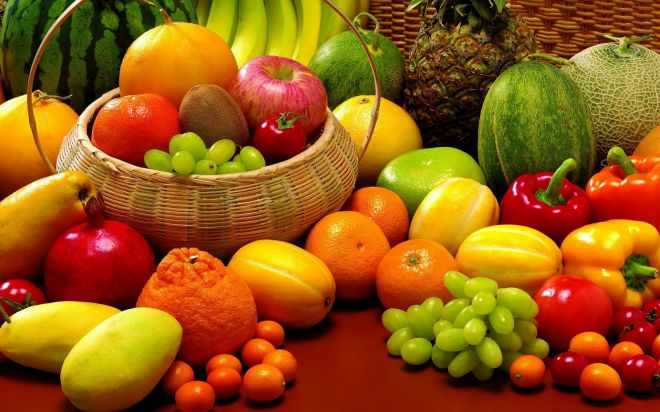
#> input picture Frutas-Verduras.jpg, 660 x 412 px, found by its file name
$ python desafio_guia1.py
#> lines starting #> are read from the running program, lines starting #| are printed output that depends on the picture; after the words box and inside, x2 and y2 are one past the last pixel; in counts of white or black regions, pixels touching at a corner belong together
import cv2
import matplotlib.pyplot as plt

filename = 'Frutas-Verduras.jpg'
imagen = cv2.imread(filename)
#> imagen is the input picture: shape (412, 660, 3); mean B, G, R 18.3, 88.5, 150.4
imagen = cv2.cvtColor(imagen, cv2.COLOR_BGR2RGB)
img_hsv = cv2.cvtColor(imagen, cv2.COLOR_RGB2HSV)
#> img_hsv: shape (412, 660, 3); mean H, S, V 24.7, 227.6, 153.3

# Máscara 1
umbral_bajo = (25, 0, 0)
umbral_alto = (70, 255, 255)
mask = cv2.inRange(img_hsv, umbral_bajo, umbral_alto)
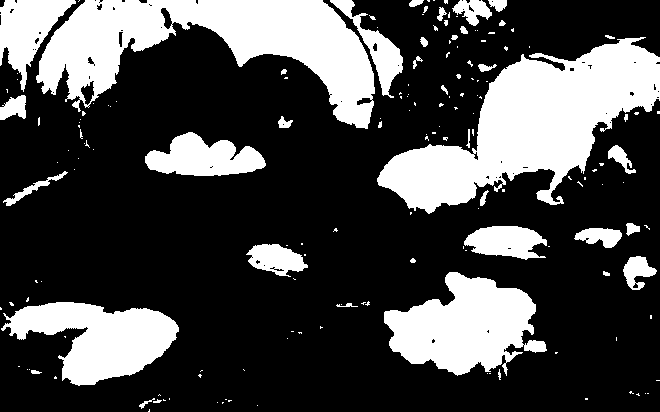
#> mask: shape (412, 660); 28.4% white; 170 white regions (128 under 20 px), largest, box (x1, y1, x2, y2) and area: (377, 37, 660, 214) 22305, (36, 0, 375, 129) 19847, (384, 272, 547, 376) 10149
res = cv2.bitwise_and(imagen, imagen, mask=mask)
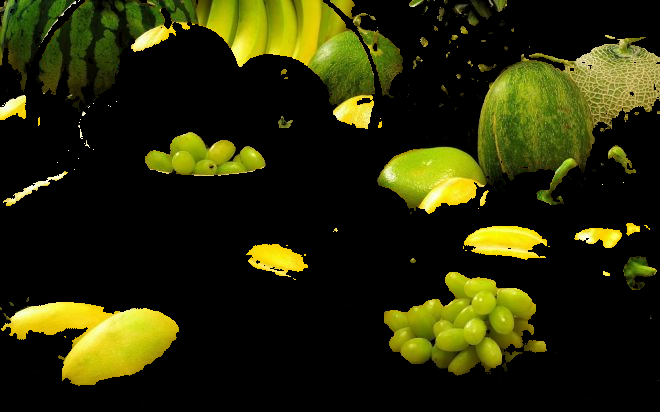
#> res: shape (412, 660, 3); mean R, G, B 39.6, 40.9, 7

# Máscara 2
umbral_bajo2 = (15, 0, 0)
umbral_alto2 = (30, 255, 255)
mask2 = cv2.inRange(img_hsv, umbral_bajo2, umbral_alto2)
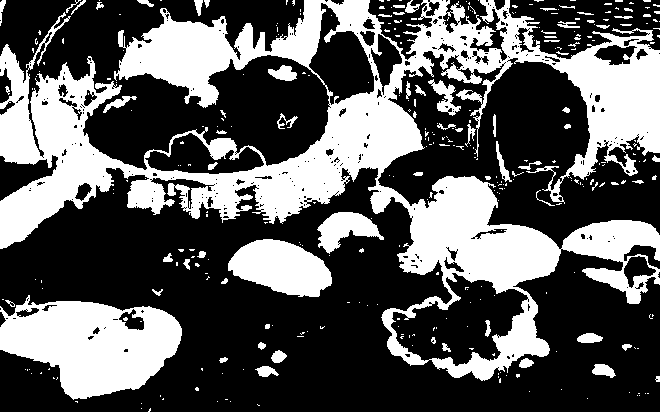
#> mask2: shape (412, 660); 35.9% white; 340 white regions (268 under 20 px), largest, box (x1, y1, x2, y2) and area: (0, 0, 660, 381) 74504, (0, 295, 182, 400) 12057, (228, 239, 332, 297) 4105
res2 = cv2.bitwise_and(imagen, imagen, mask=mask2)
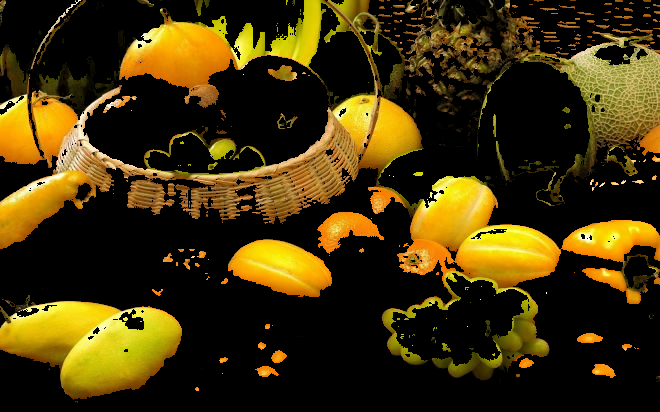
#> res2: shape (412, 660, 3); mean R, G, B 65.4, 50.3, 10.1

# Máscara 3
umbral_bajo3 = (10, 0, 0)
umbral_alto3 = (35, 255, 255)
mask3 = cv2.inRange(img_hsv, umbral_bajo3, umbral_alto3)
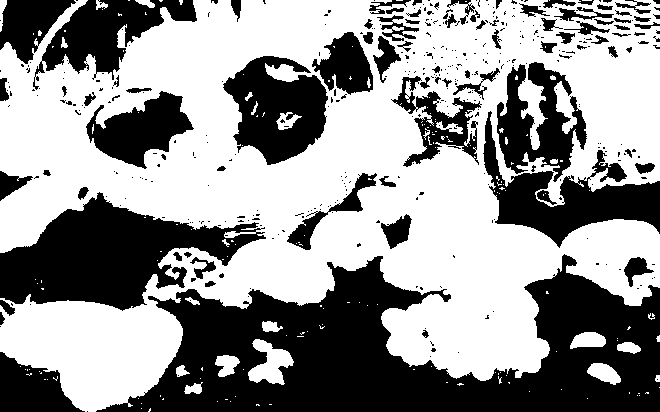
#> mask3: shape (412, 660); 58.1% white; 404 black regions (318 under 20 px), largest, box (x1, y1, x2, y2) and area: (96, 254, 660, 412) 46448, (0, 192, 266, 311) 15773, (483, 111, 660, 248) 8082
res3 = cv2.bitwise_and(imagen, imagen, mask=mask3)
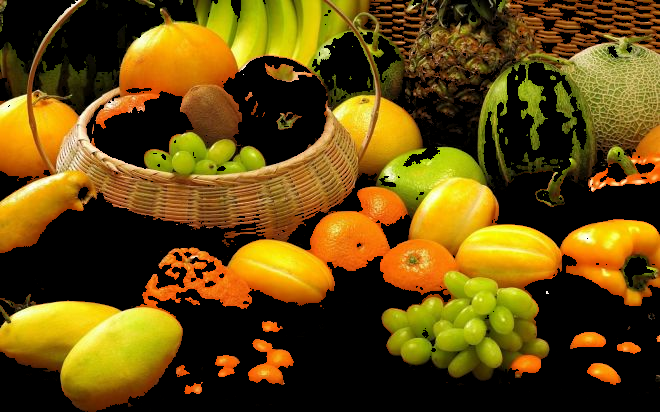
#> res3: shape (412, 660, 3); mean R, G, B 100, 74.3, 14

# Mostrar las imágenes
plt.figure(figsize=(15, 10))

# Imagen original
plt.subplot(2, 4, 1)
plt.imshow(imagen)
plt.title('Imagen Original')
plt.axis('off')

# Máscara 1
plt.subplot(2, 4, 2)
plt.imshow(mask, cmap='gray')
plt.title('Máscara 1')
plt.axis('off')

# Resultado 1
plt.subplot(2, 4, 3)
plt.imshow(res)
plt.title('Resultado 1')
plt.axis('off')

# Máscara 2
plt.subplot(2, 4, 4)
plt.imshow(mask2, cmap='gray')
plt.title('Máscara 2')
plt.axis('off')

# Resultado 2
plt.subplot(2, 4, 5)
plt.imshow(res2)
plt.title('Resultado 2')
plt.axis('off')

# Máscara 3
plt.subplot(2, 4, 6)
plt.imshow(mask3, cmap='gray')
plt.title('Máscara 3')
plt.axis('off')

# Resultado 3
plt.subplot(2, 4, 7)
plt.imshow(res3)
plt.title('Resultado 3')
plt.axis('off')

plt.tight_layout()
plt.show()

$ run again, with FlorColores.jpg copied over Frutas-Verduras.jpg
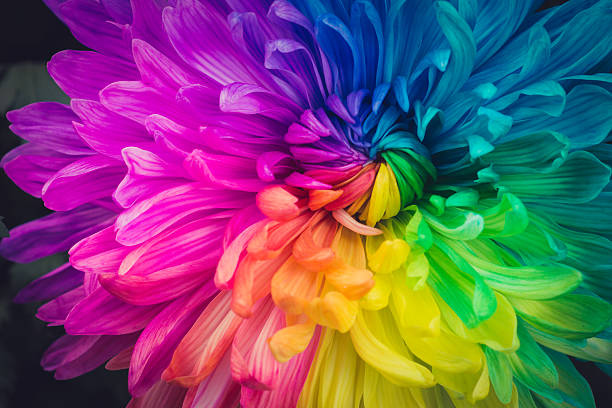
#> input picture FlorColores.jpg, 612 x 408 px, found by its file name
#> imagen is the input picture: shape (408, 612, 3); mean B, G, R 107.9, 80.3, 116
#> img_hsv: shape (408, 612, 3); mean H, S, V 107.2, 211.2, 163.9
#> `mask = cv2.inRange(img_hsv, umbral_bajo, umbral_alto)`:
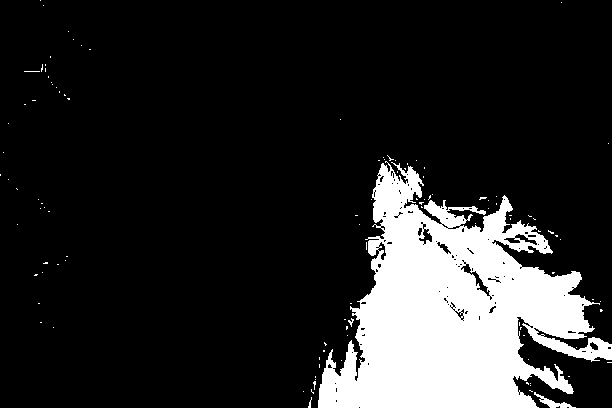
#> mask: shape (408, 612); 15.8% white; 111 white regions (108 under 20 px), largest, box (x1, y1, x2, y2) and area: (318, 161, 612, 408) 38929, (534, 392, 576, 408) 189, (348, 318, 354, 327) 22
#> mask2: shape (408, 612); 8.7% white; 78 white regions (71 under 20 px), largest, box (x1, y1, x2, y2) and area: (270, 161, 464, 408) 21421, (473, 386, 489, 397) 77, (352, 196, 367, 214) 61
#> mask3: shape (408, 612); 11.9% white; 104 white regions (102 under 20 px), largest, box (x1, y1, x2, y2) and area: (267, 160, 517, 408) 29052, (494, 318, 515, 348) 348
#> `res3 = cv2.bitwise_and(imagen, imagen, mask=mask3)`:
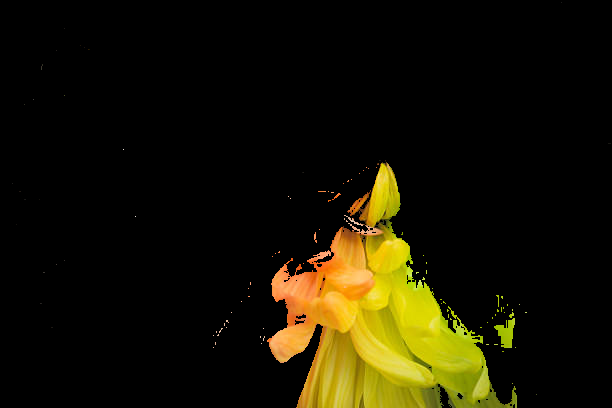
#> res3: shape (408, 612, 3); mean R, G, B 24, 20.3, 3

$ run again, with captura.jpg copied over Frutas-Verduras.jpg
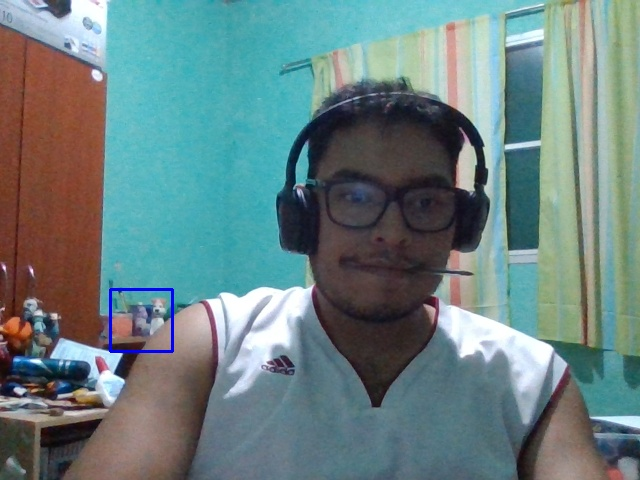
#> input picture captura.jpg, 640 x 480 px, found by its file name
#> imagen is the input picture: shape (480, 640, 3); mean B, G, R 130.2, 129.6, 105.8
#> img_hsv: shape (480, 640, 3); mean H, S, V 76.6, 88.5, 144
#> `mask = cv2.inRange(img_hsv, umbral_bajo, umbral_alto)`:
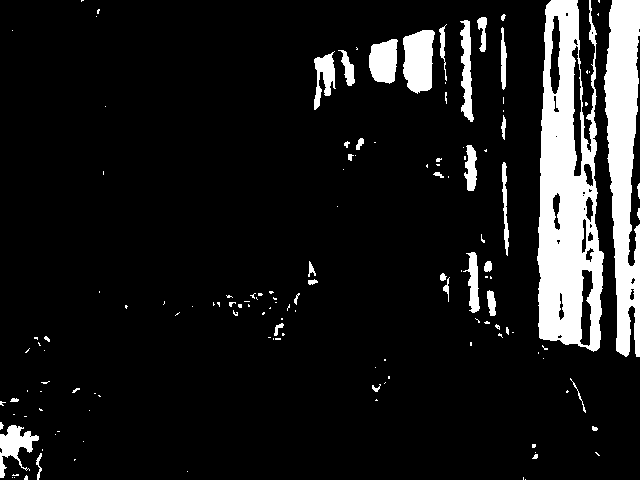
#> mask: shape (480, 640); 10.7% white; 143 white regions (104 under 20 px), largest, box (x1, y1, x2, y2) and area: (537, 0, 604, 352) 15147, (604, 0, 640, 357) 8749, (403, 30, 435, 94) 1628
#> mask2: shape (480, 640); 2.6% white; 185 white regions (147 under 20 px), largest, box (x1, y1, x2, y2) and area: (577, 0, 595, 154) 1270, (0, 408, 72, 480) 1248, (580, 248, 595, 347) 863
#> mask3: shape (480, 640); 6.9% white; 275 white regions (200 under 20 px), largest, box (x1, y1, x2, y2) and area: (576, 0, 596, 347) 3577, (523, 379, 605, 480) 2860, (0, 408, 87, 480) 1957
#> `res3 = cv2.bitwise_and(imagen, imagen, mask=mask3)`:
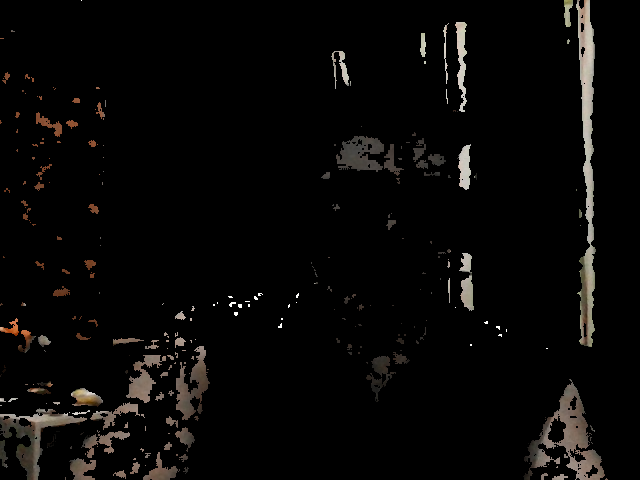
#> res3: shape (480, 640, 3); mean R, G, B 8.7, 7.7, 6.9
